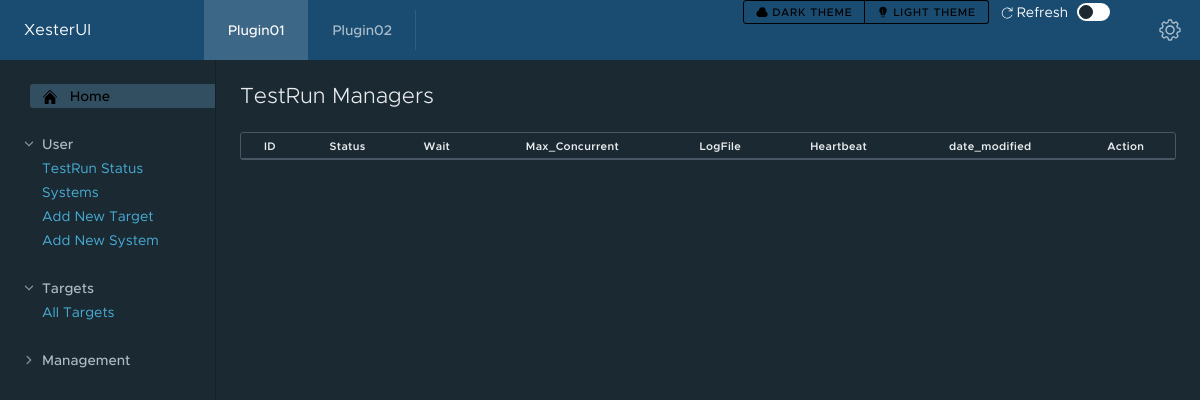
/UI/testrun_manager.php, run on an earlier commit of the app's database.
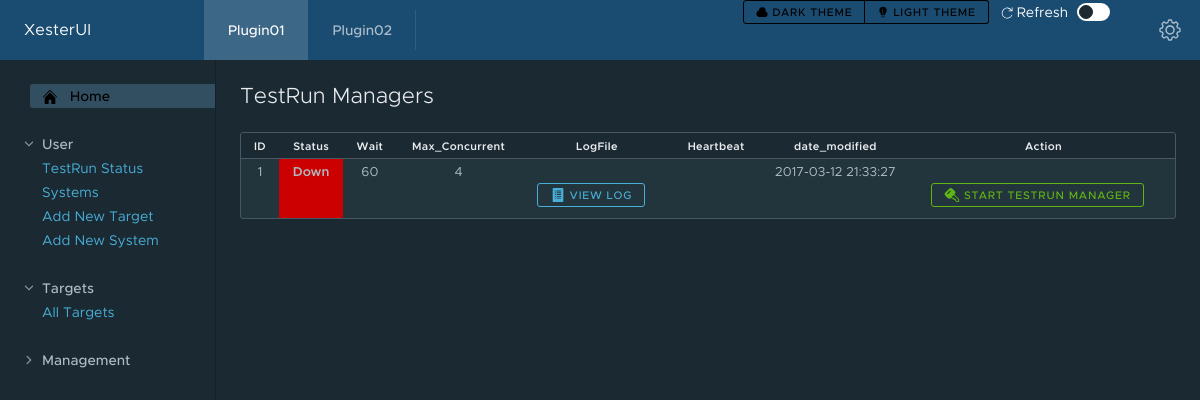
And on a later commit of the database.
### tables this page shows
CREATE TABLE TESTRUN_MANAGER (
  ID int(11) NOT NULL AUTO_INCREMENT,
  STATUS_ID int(11) NOT NULL,
  Wait int(11) NOT NULL,
  Max_Concurrent int(11) NOT NULL,
  Log_File varchar(255),
  Heartbeat varchar(255),
  PRIMARY KEY (ID),
  FOREIGN KEY(STATUS_ID) REFERENCES STATUS(ID),
  date_modified TIMESTAMP NOT NULL DEFAULT CURRENT_TIMESTAMP ON UPDATE CURRENT_TIMESTAMP
);

CREATE TABLE STATUS (
  ID int(11) NOT NULL AUTO_INCREMENT,
  Status varchar(50) NOT NULL,
  HtmlColor varchar(10) Not NULL,
  HTML_Description varchar(20) Not NULL,
  PRIMARY KEY (ID),
  UNIQUE (Status),
  date_modified TIMESTAMP NOT NULL DEFAULT CURRENT_TIMESTAMP ON UPDATE CURRENT_TIMESTAMP
);

### UI/testrun_manager.php (the view, shortened to what this page needs)
<!DOCTYPE html>
<html lang="en">
<?php
	require_once 'components/header.php';
?>
<?php
	if (!empty($_GET['id'])) {
		$new_status_id=$_GET['new_status_id'];
		$id=$_GET['id'];
		include 'components/database.php';
		$sql = "UPDATE testrun_manager SET Status_ID = $new_status_id where ID like $id";
		$pdo = Database::connect();
		$pdo->query($sql);
		header("Refresh:0 url=testrun_manager.php");
	} else {
?>
	<div class="content-area">
    <h3>TestRun Managers</h3>
				<div class="row">
					<table id="example" class="table table-compact">
						<thead>
							<tr>
							<th>ID</th>
							<th>Status</th>
							<th>Wait</th>
							<th>Max_Concurrent</th>
							<th>LogFile</th>
							<th>Heartbeat</th>
							<th>date_modified</th>
							<th>Action</th>
							</tr>
						</thead>
						<tbody>
							<?php
							$pdo = Database::connect();
							$sql = 'select tm.ID, '
										. 'tm.Status_ID, '
										. 'tm.Max_Concurrent, '
										. 's.Status, '
										. 's.HtmlColor, '
										. 'tm.Wait, '
										. 'tm.Log_File, '
										. 'tm.Heartbeat, '
										. 'tm.date_modified '
									. 'from testrun_manager tm '
									. 'join STATUS s on tm.Status_ID=s.ID ';
							foreach ($pdo->query($sql) as $row) {
								echo '<tr>';
								echo '<td>'. $row['ID'] . '</td>';
								echo '<td style=background-color:'. $row['HtmlColor'] . '><b>' . $row['Status'] . '</b></td>';
								echo '<td>'. $row['Wait'] . '</td>';
								echo '<td>'. $row['Max_Concurrent'] . '</td>';
								echo '<td><form action="viewlog.php" method="get"><input type="hidden" name="Log_File" value='.$row['Log_File'].'><button class="btn btn-info btn-sm"><clr-icon class="is-solid" size="16" shape="list"></clr-icon> View Log</button></form></td>';
								echo '<td>'. $row['Heartbeat'] . '</td>';
								echo '<td>'. $row['date_modified'] . '</td>';
                                if ($row['Status_ID'] == 1) {
                                    echo '<td><form action="testrun_manager.php" method="get"><input type="hidden" name="new_status_id" value="3"><input type="hidden" name="id" value="'. $row['ID'] . '"><button class="btn btn-success-outline btn-sm"><clr-icon class="is-solid" shape="key" size="16"></clr-icon> Start TestRun Manager</button></form></td>';
                                } elseif ($row['Status_ID'] == 3) {
                                    echo '<td><form action="testrun_manager.php" method="get"><button class="btn btn-info btn-sm"><clr-icon class="is-solid" shape="refresh" size="16"></clr-icon> Refresh</button></form></td>';
                                } elseif ($row['Status_ID'] == 4) {
                                    echo '<td><form action="testrun_manager.php" method="get"><button class="btn btn-info btn-sm"><clr-icon class="is-solid" shape="refresh" size="16"></clr-icon> Refresh</button></form></td>';
                                }else {
                                    echo '';
                                }
								echo '</tr>';
							}
							?>
						</tbody>
					</table>
		</div>
	</div>
    <nav class="sidenav">
	</nav>
</div>
</body>
<?php
	}
?>
</html>

What changed in the data, as far as the page shows it:
added testrun_manager: ID "1", STATUS_ID.Status "Down", Wait "60", Max_Concurrent "4", date_modified "2017-03-12 21:33:27"
